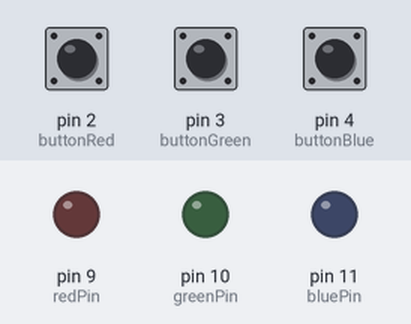
Recording of a sketch running on a simulated Arduino Uno, built with avr-gcc and run on an emulated ATmega328P. Shown: output pins drawn as LEDs (lit = HIGH). The inputs (shaded band) are chosen by the test bench; at power-on: pin 2 (buttonRed) HIGH, pin 3 (buttonGreen) HIGH, pin 4 (buttonBlue) HIGH.

Above: at 1.2 s.
1.3 s: pin 2 (buttonRed) pulled LOW for 0.15 s
At 1.37 s:
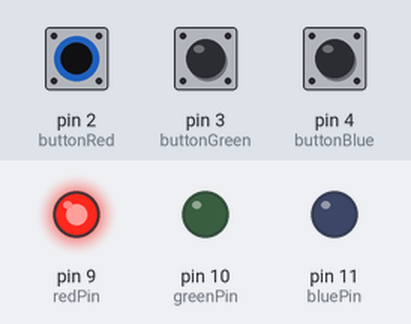
2.9 s: pin 3 (buttonGreen) pulled LOW for 0.15 s
At 2.97 s:
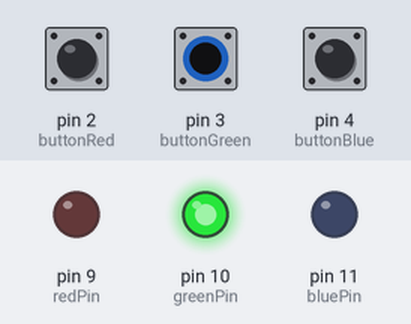
4.5 s: pin 4 (buttonBlue) pulled LOW for 0.15 s
At 4.57 s:
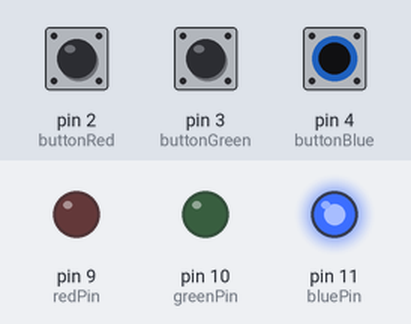
6.1 s: pin 4 (buttonBlue) pulled LOW for 3.2 s
At 10.5 s:
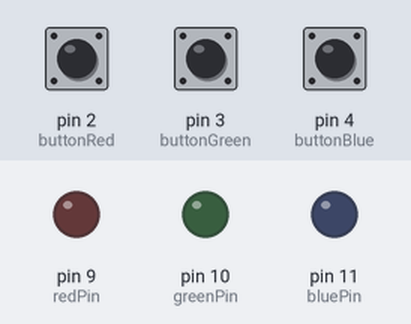
10.8 s: pin 2 (buttonRed) pulled LOW for 3.2 s
At 11.7 s:
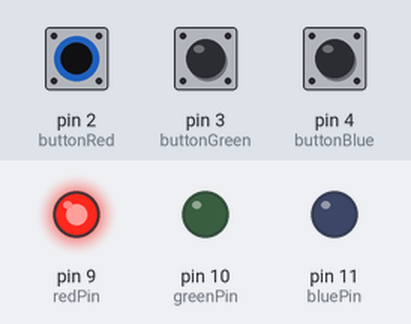
15.5 s: pin 2 (buttonRed) driven LOW and pin 3 (buttonGreen) driven LOW
At 16.5 s:
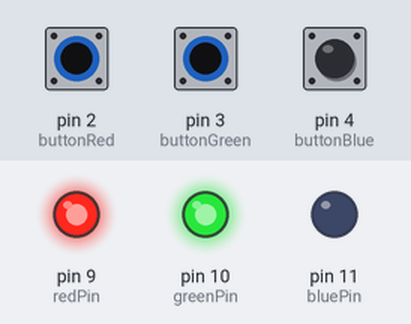
Timing chart, 0 to 18.0 s (numbered marks = the images above; inputs shaded):
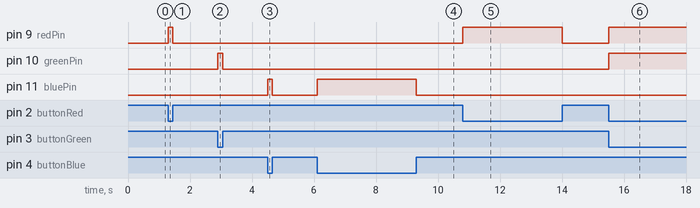

Measured:
- after the input at 1.3 s, pin 9 (redPin): LOW → HIGH at once, → LOW 0.15 s later
- after the input at 2.9 s, pin 10 (greenPin): LOW → HIGH at once, → LOW 0.15 s later
- after the input at 4.5 s, pin 11 (bluePin): LOW → HIGH at once, → LOW 0.15 s later
- after the input at 6.1 s, pin 11 (bluePin): LOW → HIGH at once, → LOW 3.2 s later
- after the input at 10.8 s, pin 9 (redPin): LOW → HIGH at once, → LOW 3.2 s later
- after the input at 15.5 s, pin 9 (redPin), pin 10 (greenPin): LOW → HIGH at once

The sketch:

sketch_feb20a.ino
```cpp
// button pins
const int buttonRed = 2;
const int buttonGreen = 3;
const int buttonBlue = 4;

// LED pins
const int redPin = 9;
const int greenPin = 10;
const int bluePin = 11;


void setup() {
    // Set buttons inputs
    pinMode(buttonRed, INPUT_PULLUP);
    pinMode(buttonGreen, INPUT_PULLUP);
    pinMode(buttonBlue, INPUT_PULLUP);

    // Set LED pins output
    pinMode(redPin, OUTPUT);
    pinMode(greenPin, OUTPUT);
    pinMode(bluePin, OUTPUT);

}

void loop() {
  // Check for button press and send power to LED
  checkButtons();
}

void checkButtons(){
      // Check for red button
    if (digitalRead(buttonRed) == LOW) {
        digitalWrite(redPin, HIGH);
    } else {
        digitalWrite(redPin, LOW);
    }
      // Check for green button
    if (digitalRead(buttonGreen) == LOW) {
        digitalWrite(greenPin, HIGH);
    } else {
        digitalWrite(greenPin, LOW);
    }
    // Check for blue button
    if (digitalRead(buttonBlue) == LOW) {
        digitalWrite(bluePin, HIGH);
    } else {
        digitalWrite(bluePin, LOW);
    }
}
```
